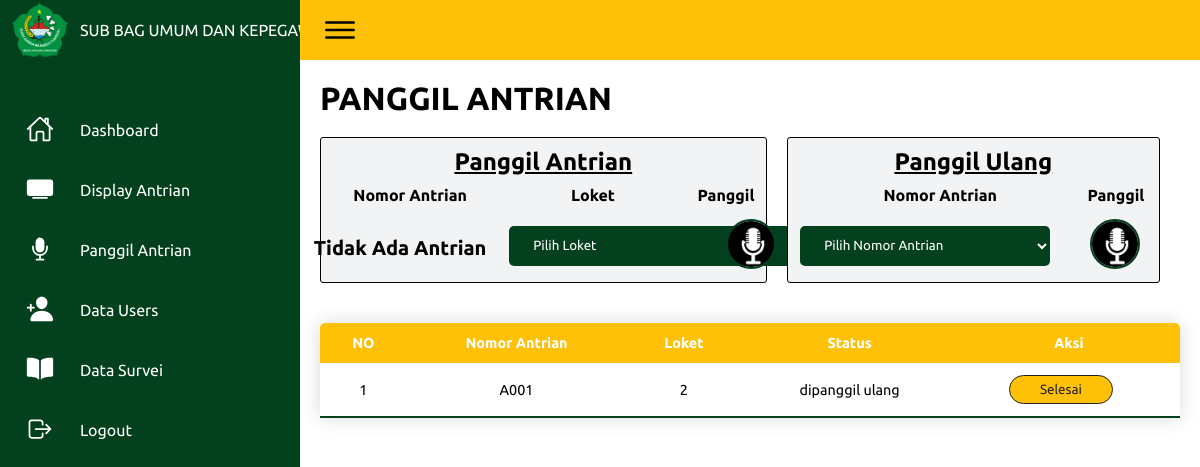
Page /bidang/panggilAntrian.php (signed in) on the committed database.
### tables this page shows
CREATE TABLE `bidang` (
  `id_bidang` int(11) NOT NULL,
  `id_profil` int(11) NOT NULL,
  `nama_bidang` varchar(100) NOT NULL
);

CREATE TABLE `profil` (
  `id_profil` int(11) NOT NULL,
  `nama_instansi` varchar(100) NOT NULL,
  `alamat` varchar(100) NOT NULL
);

CREATE TABLE `antrian` (
  `id_antrian` int(11) NOT NULL,
  `id_user` int(11) NOT NULL,
  `tanggal` date NOT NULL,
  `no_antrian` varchar(255) NOT NULL,
  `status` enum('belum','dipanggil','dipanggil ulang','selesai') NOT NULL DEFAULT 'belum',
  `id_bidang` int(11) NOT NULL,
  `id_pelayanan` int(11) NOT NULL,
  `update_date` datetime DEFAULT NULL,
  `id_loket` int(12) DEFAULT NULL
);

CREATE TABLE `loket` (
  `id_loket` int(11) NOT NULL,
  `nama_loket` varchar(255) NOT NULL,
  `id_bidang` int(11) NOT NULL,
  `status` enum('kosong','terisi') NOT NULL DEFAULT 'kosong',
  `create_date` datetime NOT NULL,
  `update_date` datetime DEFAULT NULL
);

### bidang/panggilAntrian.php (the view, shortened to what this page needs)
<!DOCTYPE html>
<html lang="en">
<head>
    <link rel="stylesheet" href="../assets/css/main.css">
</head>
<body>
    <?php include "../config/database.php"; ?>
    <?php include 'layout_bidang.php'; ?>
    <div class="main">
        <div class="topbar">
            <div class="toggle">
                <ion-icon name="menu-outline"></ion-icon>
            </div>
        </div>
        <div class="table">
            <h1>PANGGIL ANTRIAN</h1>
            <?php
        $nomor_antrian_array = [];
        ?>
            <div class=" container-wrapper">
                <div class="container-tabel ">
                    <h2>Panggil Antrian</h2>
                    <table class="tabel-1">
                        <tr>
                            <th>
                                <label for="queue">Nomor Antrian</label>
                            </th>
                            <th>
                                <label for="counter">Loket</label>
                            </th>
                            <th>Panggil</th>
                        </tr>
                        <tr class="isiPanggilAntrian">
                            <td>
                                <?php
                            $index_antrian = isset($_GET['index']) ? intval($_GET['index']) : 0;
                            if (count($nomor_antrian_array) > 0 && $index_antrian >= 0 && $index_antrian < count($nomor_antrian_array)) {
                                echo "<input type='hidden' id='id_antrian' name='id_antrian' value='" . $nomor_antrian_array[$index_antrian]["id_antrian"] . "'>";
                                echo "<input type='hidden' id='no_antrian' name='no_antrian' value='" . $nomor_antrian_array[$index_antrian]["no_antrian"] . "'>";
                                echo "<div class='tamp-no-antrian'>";
                                echo "<h4>" . $nomor_antrian_array[$index_antrian]["no_antrian"] . "</h4>";
                                echo "</div>";
                                echo "<div class='buttonNextBack'>";
                                if ($index_antrian > 0) {
                                    echo "<a href='?index=" . ($index_antrian - 1) . "'><button class='back'>Back</button></a>";
                                } else {
                                    echo "<button class='back disabled' style='opacity: 0.5; pointer-events: none;' disabled>Back</button>";
                                }
                                if ($index_antrian < count($nomor_antrian_array) - 1) {
                                    echo "<a href='?index=" . ($index_antrian + 1) . "'><button class='next'>Next</button></a>";
                                } else {
                                    echo "<button class='next disabled' style='opacity: 0.5; pointer-events: none;' disabled>Next</button>";
                                }
                                echo "</div>";
                            } else {
                                echo "<div class='tamp-no-antrian'>";
                                echo "<h6>Tidak Ada Antrian</h6>";
                                echo "</div>";
                            }
                            ?>
                            </td>
                            <td>
                                <select id="id_loket" name="id_loket" onchange="addHiddenInput()">
                                    <option>Pilih Loket</option>
                                </select>
                            </td>
                            <td>
                                <button id="bt-panggil" class="btn-circle" type="submit">
                                    <img src="../assets/imgs/mic.jpeg" alt="">
                                </button>
                            </td>
                        </tr>
                    </table>
                </div>
                <div class="container-tabel">
                    <h2>Panggil Ulang</h2>
                    <table class="tabel-2 modif-tabel">
                        <tr>
                            <th>
                                <label for="queue">Nomor Antrian</label>
                            </th>
                            <th>Panggil</th>
                        </tr>
                        <tr>
                            <td>
                                <div class="dropdown">
                                    <select id="ulang_id_antrian" name="ulang_id_antrian" onchange="addHiddenInput()">
                                        <option>Pilih Nomor Antrian</option>
                                    </select>
                                </div>
                            </td>
                            <td>
                                <button id="bt-panggil-ulang" class="btn-circle" type="submit">
                                    <img src="../assets/imgs/mic.jpeg" alt="">
                                </button>
                            </td>
                        </tr>
                    </table>
                </div>
            </div>
            <div class="container-wrapper">
                <?php
            $id_bidang = $_SESSION['id_bidang'];
            $tanggal = gmdate("Y-m-d", time() + 60 * 60 * 7);
            $card_antrian = mysqli_query($conn, "SELECT antrian.id_antrian, antrian.no_antrian, loket.nama_loket, antrian.id_loket, antrian.status FROM antrian INNER JOIN loket ON antrian.id_loket = loket.id_loket WHERE tanggal='$tanggal' AND antrian.id_bidang = '$id_bidang' AND antrian.status = 'dipanggil' OR antrian.status = 'dipanggil ulang'")
                                    or die('Ada kesalahan pada query tampil data : ' . mysqli_error($conn));
            ?>
                <table class="content-table modif-tabel">
                    <thead>
                        <td>NO</td>
                        <td>Nomor Antrian</td>
                        <td>Loket</td>
                        <td>Status</td>
                        <td>Aksi</td>
                    </thead>
                    <?php
                $no = 1;
                while ($row = mysqli_fetch_array($card_antrian)) {
                ?>
                    <tr>
                        <td><?php echo $no++; ?></td>
                        <td><?php echo $row['no_antrian']; ?></td>
                        <td><?php echo $row['nama_loket']; ?></td>
                        <td><?php echo $row['status']; ?></td>
                        <td><button id="selesai" class="selesai" data-id="<?php echo $row['id_antrian']; ?>"
                                data-id-loket="<?php echo $row['id_loket']; ?>">Selesai</button></td>
                    </tr>
                    <?php
                }
                ?>
                </table>
            </div>
        </div>
    </div>
</body>
</html>

### bidang/layout_bidang.php (shortened to what this page needs)
<!DOCTYPE html>
<html lang="en">
<head>
    <link rel="stylesheet" href="../assets/css/main.css">
</head>
<body>
    <?php include "../config/database.php"; ?>
    <div class="container">
        <div class="navigation">
            <ul>
                <li>
                    <a>
                        <?php
                        $id_bidang = $_SESSION['id_bidang'];
                        $data = mysqli_query($conn, "SELECT * FROM bidang WHERE id_bidang='$id_bidang'");
                        while ($tampil = mysqli_fetch_array($data) ){ ?>
                        <img src="../assets/imgs/logo.png" class="icon"></img>
                        <span class="title"><?php echo $tampil['nama_bidang'];?></span>
                        <?php } ?>
                    </a>
                </li>
                <li>
                    <a href="dashboard.php">
                        <span class="icon">
                            <ion-icon name="home-outline"></ion-icon>
                        </span>
                        <span class="title">Dashboard</span>
                    </a>
                </li>
                <li>
                    <a href="display.php">
                        <span class="icon">
                            <ion-icon name="tv"></ion-icon>
                        </span>
                        <span class="title">Display Antrian</span>
                    </a>
                </li>
                <li>
                    <a href="panggilAntrian.php">
                        <span class="icon">
                            <ion-icon name="mic"></ion-icon>
                        </span>
                        <span class="title">Panggil Antrian</span>
                    </a>
                </li>
                <li>
                    <a href="user.php">
                        <span class="icon">
                            <ion-icon name="person-add"></ion-icon>
                        </span>
                        <span class=" title">Data Users
                        </span>
                    </a>
                </li>
                <li>
                    <a href="survei.php">
                        <span class="icon">
                            <ion-icon name="book"></ion-icon>
                        </span>
                        <span class="title">Data Survei</span>
                    </a>
                </li>
                <li>
                    <a href="../logout.php">
                        <?php
                        include "../config/database.php";
                        $id_profil = $_SESSION['id_profil'];
                        $data = mysqli_query($conn, "SELECT * FROM profil WHERE id_profil='$id_profil'");
                        while ($tampil = mysqli_fetch_array($data) ){
                        ?>
                        <span class="icon">
                            <ion-icon name="log-out-outline"></ion-icon>
                        </span>
                        <span class="title">Logout</span>
                        <?php } ?>
                    </a>
                </li>
            </ul>
        </div>
</body>
</html>

### assets/css/main.css (style rules this page uses)
* { font-family: "Ubuntu", sans-serif; margin: 0; padding: 0; box-sizing: border-box; }
:root { --green: #03401d; --white: #fff; --gray: #f5f5f5; --black1: #222; --black2: #999; --yellow: #ffc107; --white2: #f2f3f4; }
body { min-height: 100vh; overflow-x: hidden; }
.container { position: relative; width: 100%; }
.navigation { position: fixed; width: 300px; height: 100%; background: var(--green); border-left: 10px solid var(--green); transition: 0.5s; overflow: hidden; }
.navigation ul { position: absolute; top: 0; left: 0; width: 100%; }
.navigation ul li { position: relative; width: 100%; list-style: none; border-top-left-radius: 30px; border-bottom-left-radius: 30px; }
.navigation ul li:nth-child(1) { margin-bottom: 40px; pointer-events: none; }
.navigation ul li a { position: relative; display: block; width: 100%; display: flex; text-decoration: none; color: var(--white); }
.navigation ul li a .icon { position: relative; display: block; min-width: 60px; height: 60px; line-height: 75px; text-align: center; }
.navigation ul li a .icon ion-icon { font-size: 1.75rem; }
.navigation ul li a .title { position: relative; display: block; padding: 0 10px; height: 60px; line-height: 60px; text-align: start; white-space: nowrap; }
.main { position: absolute; width: calc(100% - 300px); left: 300px; min-height: 100vh; background: var(--white); transition: 0.5s; }
.topbar { width: 100%; height: 60px; display: flex; justify-content: space-between; align-items: center; padding: 0 10px; background: var(--yellow); }
.toggle { position: relative; width: 60px; height: 60px; display: flex; justify-content: center; align-items: center; font-size: 2.5rem; cursor: pointer; }
.table { margin: 20px; }
.content-table { border-collapse: collapse; margin: 20px 0; font-size: 0.9em; min-width: 400px; border-radius: 5px 5px 0 0; overflow: hidden; box-shadow: 0 0 20px rgba(0, 0, 0, 0.15); width: 100%; }
.content-table th, .content-table td { padding: 12px 15px; }
.content-table tbody tr { border-bottom: 1px solidvar(--green); }
.content-table tbody tr:last-of-type { border-bottom: 2px solid var(--green); }
select { padding: 10px 20px; background-color: var(--green); border: 0px solid var(--green); margin-right: 30px; border-radius: 40px; color: var(--white); width: auto; }
button { position: relative; padding: 6px 30px; left: -8px; border: 2px solid var(--green); background-color: var(--green); color: var(--white); border-radius: 40px; }
.container-wrapper { display: flex; margin-top: 20px; }
.container-tabel { border: 0.5px solid black; margin-right: 20px; padding: 10px; border-radius: 3px; background-color: var(--white2); }
.container-tabel:first-child { flex-grow: 7; }
.container-tabel:last-child { flex-grow: 3; }
.tabel-1, .tabel-2 { width: 100%; border-collapse: collapse; }
.container-tabel h2 { text-align: center; margin-bottom: 10px; text-decoration: underline; }
.btn-circle { border-radius: 50%; width: 50px; height: 50px; padding: 0; cursor: pointer; overflow: hidden; }
.btn-circle img { width: 50px; height: 50px; }
.tamp-no-antrian { text-align: center; margin-left: -20px; font-size: 30px; margin-top: 5px; margin-bottom: -15px; }
.selesai { background-color: var(--yellow); color: var(--black1); border: 1px solid var(--black1); }
.modif-tabel { text-align: center; }
#id_loket { width: 300px; height: 40px; border-radius: 5px; margin-right: -120px; margin-left: 20px; margin-top: 15px; }
#bt-panggil { margin-left: 37px; margin-right: -40px; margin-top: 15px; }
#ulang_id_antrian { width: 250px; height: 40px; border-radius: 5px; margin-top: 15px; }
#bt-panggil-ulang { margin-left: 15px; margin-top: 15px; }

### rows in the picture
bidang: nama_bidang "SUB BAG UMUM DAN…"
antrian: no_antrian "A001", id_loket.nama_loket "2", status "dipanggil ulang"
